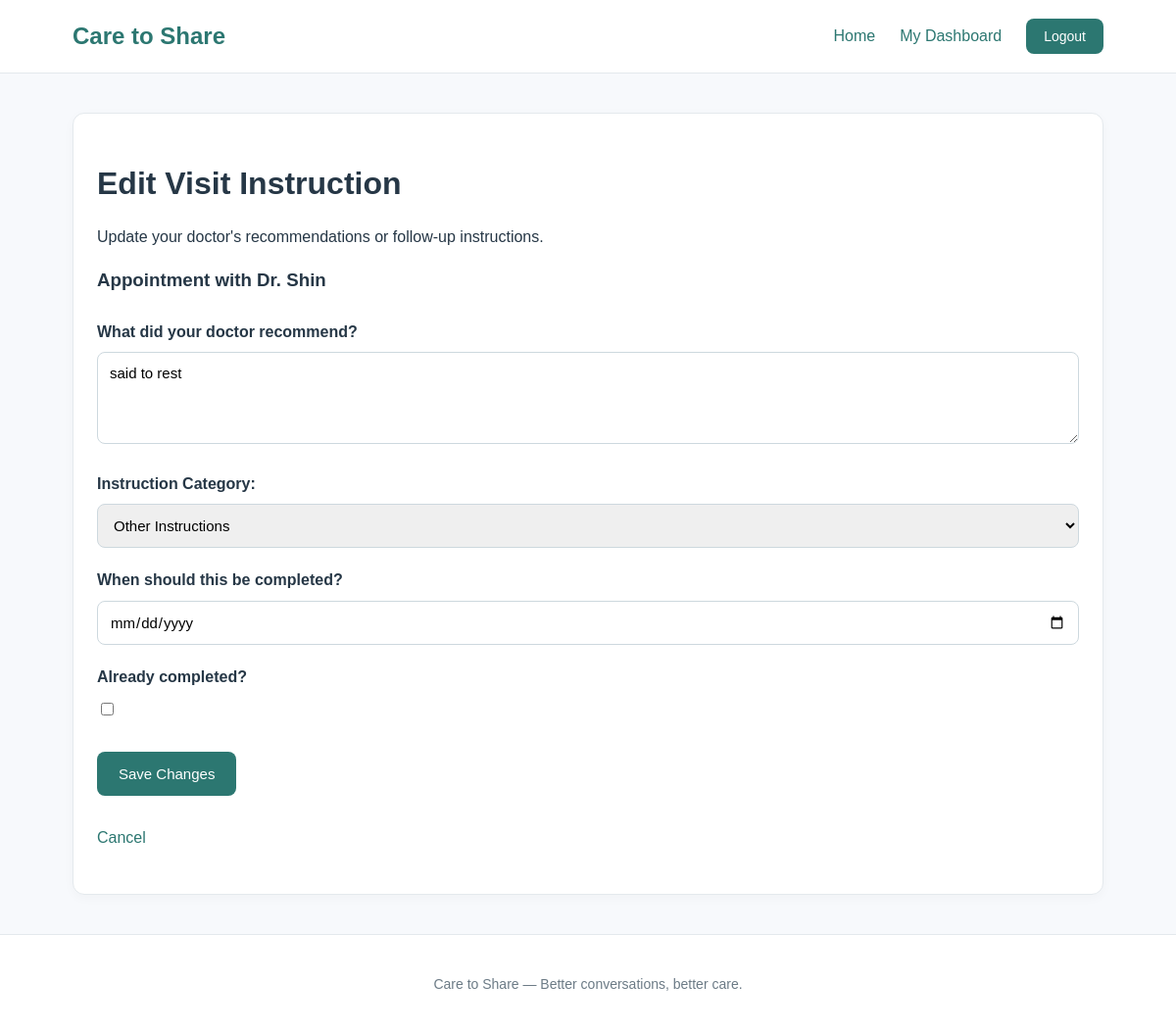
The page /instructions/1/edit/ (signed in) on the database its author committed.
### appointments/models.py (models this page shows, shortened)
class Appointment(models.Model):
    user = models.ForeignKey(
        settings.AUTH_USER_MODEL,
        on_delete=models.CASCADE
    )
    doctor_name = models.CharField(max_length=100)
    appointment_date = models.DateTimeField()
    reason_for_visit = models.TextField()
    created_at = models.DateTimeField(auto_now_add=True)

class VisitInstruction(models.Model):
    CATEGORY_CHOICES = [
        ("medication", "Medications"),
        ("follow_up", "Follow-Up Appointments"),
        ("lifestyle", "Lifestyle Recommendations"),
        ("tests", "Tests and Procedures"),
        ("other", "Other Instructions"),
    ]
    appointment = models.ForeignKey(
        Appointment,
        on_delete=models.CASCADE,
        related_name="instructions"
    )
    instruction = models.TextField()
    category = models.CharField(
        max_length=20,
        choices=CATEGORY_CHOICES,
        default="other"
    )
    due_date = models.DateField(
        null=True,
        blank=True
    )
    completed = models.BooleanField(
        default=False
    )

### appointments/views.py (the view)
# urls.py: path("instructions/<int:pk>/edit/", views.edit_visit_instruction, name="edit_visit_instruction"),
@login_required
def edit_visit_instruction(request, pk):
    instruction = get_object_or_404(
        VisitInstruction,
        pk=pk,
        appointment__user=request.user
    )
    if request.method == "POST":
        form = VisitInstructionForm(
            request.POST,
            instance=instruction
        )
        if form.is_valid():
            form.save()
            messages.success(
                request,
                "Your visit instruction was updated successfully!"
            )
            return redirect(
                "appointment_detail",
                pk=instruction.appointment.pk
            )
    else:
        form = VisitInstructionForm(instance=instruction)
    return render(
        request,
        "appointments/visit_instruction_form.html",
        {
            "form": form,
            "appointment": instruction.appointment,
            "editing": True,
        }
    )

### appointments/forms.py (shortened to what this page needs)
class VisitInstructionForm(forms.ModelForm):
    class Meta:
        model = VisitInstruction
        fields = [
            "instruction",
            "category",
            "due_date",
            "completed",
        ]
        labels = {
            "instruction": "What did your doctor recommend?",
            "category": "Instruction Category",
            "due_date": "When should this be completed?",
            "completed": "Already completed?",
        }
        widgets = {
            "instruction": forms.Textarea(
                attrs={
                    "rows": 4,
                    "placeholder": (
                        "Enter your doctor's recommendation "
                        "or follow-up instruction..."
                    ),
                }
            ),
            "due_date": forms.DateInput(
                attrs={
                    "type": "date",
                },
                format="%Y-%m-%d"
            ),
        }

### appointments/templates/appointments/visit_instruction_form.html (shortened to what this page needs)
{% extends "appointments/base.html" %}
{% block content %}
<div class="card">
    {% if editing %}
        <h1>Edit Visit Instruction</h1>
        <p>
            Update your doctor's recommendations
            or follow-up instructions.
        </p>
    {% else %}
        <h1>Post-Visit Instructions</h1>
        <p>
            Record recommendations and follow-up
            steps provided by your doctor.
        </p>
    {% endif %}
    <h3>
        Appointment with {{ appointment.doctor_name }}
    </h3>
    <form method="post">
        {{ form.as_p }}
        <button type="submit" class="btn">
            {% if editing %}
                Save Changes
            {% else %}
                Save Instruction
            {% endif %}
        </button>
    </form>
    <a href="{% url 'appointment_detail' appointment.pk %}"
       class="back-link">
        Cancel
    </a>
</div>
{% endblock %}

### appointments/static/appointments/style.css (style rules this page uses)
* { box-sizing: border-box; }
body { margin: 0; font-family: Arial, Helvetica, sans-serif; background-color: #f7f9fc; color: #263746; line-height: 1.6; }
a { color: #2c7771; text-decoration: none; }
h1 { font-size: 32px; margin-bottom: 12px; }
h3 { margin-bottom: 10px; }
.card { background: white; padding: 24px; border-radius: 12px; border: 1px solid #e4e9ed; margin-bottom: 20px; box-shadow: 0 3px 12px rgba(0, 0, 0, 0.03); }
.card h3 { margin-top: 0; }
.btn { display: inline-block; background-color: #2c7771; color: white; padding: 11px 20px; border: none; border-radius: 8px; font-size: 14px; cursor: pointer; }
form { margin-top: 20px; }
input, textarea, select { width: 100%; padding: 12px; border: 1px solid #cdd8de; border-radius: 8px; font-size: 15px; font-family: inherit; }
input[type="checkbox"] { width: auto; }
label { display: block; font-weight: 600; margin-bottom: 6px; }
form p { margin-bottom: 18px; }
button { cursor: pointer; }
.back-link { display: inline-block; margin-bottom: 20px; color: #2c7771; font-weight: 500; }
.card form:not(.toggle-form) { margin-top: 25px; }
.card form p { margin: 0 0 20px; }
.card form label { display: block; margin-bottom: 8px; font-weight: 600; }
.card form input, .card form textarea, .card form select { margin-bottom: 0; }
.card form button.btn { margin-top: 10px; margin-bottom: 15px; }
.card .back-link { display: inline-block; margin-top: 15px; }
button.btn, input[type="submit"].btn { display: inline-block; background-color: #2c7771; color: #ffffff; padding: 12px 22px; border: none; border-radius: 8px; font-family: inherit; font-size: 15px; font-weight: 500; line-height: 1.4; cursor: pointer; box-shadow: none; appearance: none; }

### rows shown on the page
Appointment: doctor_name "Dr. Shin"
VisitInstruction: instruction "said to rest", category "Other Instructions"
